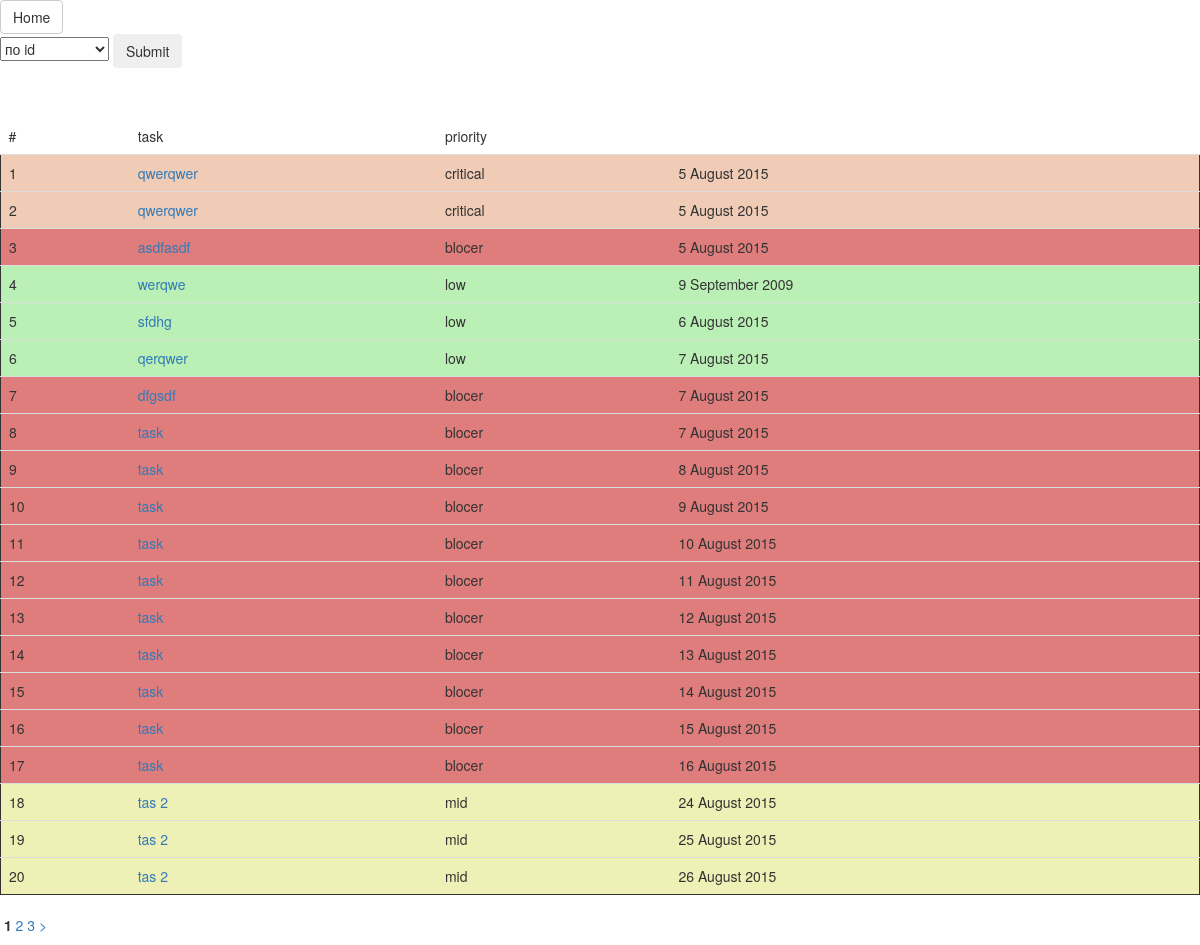
Page /index.php/task/all on the committed database.
### tables this page shows
CREATE TABLE IF NOT EXISTS `day` (
  `day` int(2) unsigned NOT NULL,
  `month` int(2) unsigned NOT NULL,
  `year` int(4) unsigned NOT NULL,
  `task_id` int(11) unsigned NOT NULL
);

CREATE TABLE IF NOT EXISTS `task` (
`task_id` int(11) unsigned NOT NULL,
  `task` varchar(255) NOT NULL,
  `performance` text NOT NULL,
  `deadline` varchar(255) NOT NULL,
  `priority` int(1) unsigned NOT NULL,
  `date` int(11) unsigned NOT NULL
);

### application/controllers/task.php (called while the page is built, shortened)
<?php
class Task extends CI_Controller{
        public function all(){
          $this->load->library("pagination");
          $this->load->model('menage_model');
          $data['i'] = 1;
          $orderd = ($this->uri->segment(3)) ? $this->uri->segment(3): 'default';
          $orderd = ($this->input->post('submit')) ? $this->input->post('order'): $orderd;
          switch ($orderd) {
            case 'default':
              $order = '';
              break;
          }
          $config["base_url"] = base_url() . "task/all/".$orderd;
          $config["total_rows"] = $this->menage_model->record_count();
          $config["per_page"] = 20;
          $config["uri_segment"] = 4;
          $this->pagination->initialize($config);
          $page = ($this->uri->segment(4)) ? $this->uri->segment(4) : 0;
          $limit = " LIMIT " . $page . ' , ' . $config["per_page"] ;
          $result = $this->menage_model->get_all_task($limit, $order);
          $data["links"] = $this->pagination->create_links();
          $data['i'] =($this->uri->segment(4)) ? $this->uri->segment(4) : 0;
          $data['i'] ++;
          $data['result'] = $result;
          $data['class'] = array( 1 => 'low',
            2 => 'mid',
            3 => 'critical',
            4 => 'blocer',
          );
          $this->load->view('task_all', $data);
        }
}

### index.php (called while the page is built, shortened)
<?php
require_once BASEPATH.'core/CodeIgniter.php';

### application/config/config.php (called while the page is built)
<?php  if ( ! defined('BASEPATH')) exit('No direct script access allowed');
$config['base_url'] = 'http://10.10.1.25/calendar/';
$config['index_page'] = 'index.php';
$config['uri_protocol']	= 'AUTO';
$config['url_suffix'] = '';
$config['language']	= 'english';
$config['charset'] = 'UTF-8';
$config['enable_hooks'] = TRUE;
$config['subclass_prefix'] = 'MY_';
$config['permitted_uri_chars'] = 'a-z 0-9~%.:_\-';
$config['allow_get_array']		= TRUE;
$config['enable_query_strings'] = FALSE;
$config['controller_trigger']	= 'c';
$config['function_trigger']		= 'm';
$config['directory_trigger']	= 'd';
$config['log_threshold'] = 0;
$config['log_path'] = '';
$config['log_date_format'] = 'Y-m-d H:i:s';
$config['cache_path'] = '';
$config['encryption_key'] = '';
$config['sess_cookie_name']		= 'ci_session';
$config['sess_expiration']		= 7200;
$config['sess_expire_on_close']	= FALSE;
$config['sess_encrypt_cookie']	= FALSE;
$config['sess_use_database']	= FALSE;
$config['sess_table_name']		= 'ci_sessions';
$config['sess_match_ip']		= FALSE;
$config['sess_match_useragent']	= TRUE;
$config['sess_time_to_update']	= 300;
$config['cookie_prefix']	= "";
$config['cookie_domain']	= "";
$config['cookie_path']		= "/";
$config['cookie_secure']	= FALSE;
$config['global_xss_filtering'] = FALSE;
$config['csrf_protection'] = FALSE;
$config['csrf_token_name'] = 'csrf_test_name';
$config['csrf_cookie_name'] = 'csrf_cookie_name';
$config['csrf_expire'] = 7200;
$config['compress_output'] = FALSE;
$config['time_reference'] = 'local';
$config['rewrite_short_tags'] = FALSE;
$config['proxy_ips'] = '';

### application/models/menage_model.php (called while the page is built, shortened)
<?php
class Menage_model extends CI_Model{
    public function record_count() {
      return $this->db->count_all("task");
    }
    public function get_all_task($limit, $order) {
    $query = $this->db->query("
                                SELECT *
                                FROM `task`
                                LEFT JOIN `day` ON `day`.`task_id`=`task`.`task_id`
                                " . $order . $limit ."
                                   ");
        $query = $query->result_array();
        return $query;
    }
}

### application/views/task_all.php (the view, shortened to what this page needs)
<!DOCTYPE html>
<html>
<head>
  <link rel="stylesheet" type="text/css" href="<?php echo base_url()?>/bootstrap/css/bootstrap.css">
</head>
<body>
<a class="btn btn-default" href="<?php echo base_url();?>">Home</a>
<div>
  <form id="order" role="form" method="post" action="<?php echo base_url();?>task/all">
    <select name="order" form="order">
      <option value="default">по id</option>
    </select>
    <input type="submit" name="submit" id="submit" value="Submit" class="btn">
  </form>
</div>
<div calss="conteiner">
  <table class="table">
    <thead>
    <tr>
      <td>#</td>
      <td>task</td>
      <td>priority</td>
    </tr>
    </thead>
    <tbody>
      <?php foreach ($result as $value):?>
        <tr class="<?php echo $class[$value['priority']]  ?>">
          <td class="id"> <?php echo $i;$i++; ?> </td>
          <td class="task"><a href="<?php echo base_url()."task/task_id/".$value['task_id']?>"> <?php echo $value['task'];?></a> </td>
          <td class="priority"> <?php echo $class[$value['priority']];?> </td>
          <td class="date"> <?php echo date('j F Y', mktime(0, 0, 0, $value['month'], $value['day'], $value['year']))?> </td>
        </tr>
      <?php endforeach;?>
    </tbody>
  </table>
  <p><?php echo $links; ?></p>
</div>
</body>
</html>

### application/views/task_all.php (style rules this page uses)
.low { border: 1px solid; background-color: #BAF0B5; }
.mid { border: 1px solid; background-color: #EEF0B5; }
.critical { border: 1px solid; background-color: #F0CBB5; }
.blocer { border: 1px solid; background-color: #DF7C7C; }
.table { margin-top: 50px; }

### rows in the picture
day: task.task "qwerqwer", task.priority "critical", month+day+year "5 August 2015"
day: task.task "qwerqwer", task.priority "critical", month+day+year "5 August 2015"
day: task.task "asdfasdf", task.priority "blocer", month+day+year "5 August 2015"
day: task.task "werqwe", task.priority "low", month+day+year "9 September 2009"
day: task.task "sfdhg", task.priority "low", month+day+year "6 August 2015"
day: task.task "qerqwer", task.priority "low", month+day+year "7 August 2015"
day: task.task "dfgsdf", task.priority "blocer", month+day+year "7 August 2015"
day: task.task "task", task.priority "blocer", month+day+year "7 August 2015"
day: task.task "task", task.priority "blocer", month+day+year "8 August 2015"
day: task.task "task", task.priority "blocer", month+day+year "9 August 2015"
day: task.task "task", task.priority "blocer", month+day+year "10 August 2015"
day: task.task "task", task.priority "blocer", month+day+year "11 August 2015"
day: task.task "task", task.priority "blocer", month+day+year "12 August 2015"
day: task.task "task", task.priority "blocer", month+day+year "13 August 2015"
day: task.task "task", task.priority "blocer", month+day+year "14 August 2015"
day: task.task "task", task.priority "blocer", month+day+year "15 August 2015"
day: task.task "task", task.priority "blocer", month+day+year "16 August 2015"
day: task.task "tas 2", task.priority "mid", month+day+year "24 August 2015"
day: task.task "tas 2", task.priority "mid", month+day+year "25 August 2015"
day: task.task "tas 2", task.priority "mid", month+day+year "26 August 2015"

### other values in the picture
$links "1 2 3 >"
